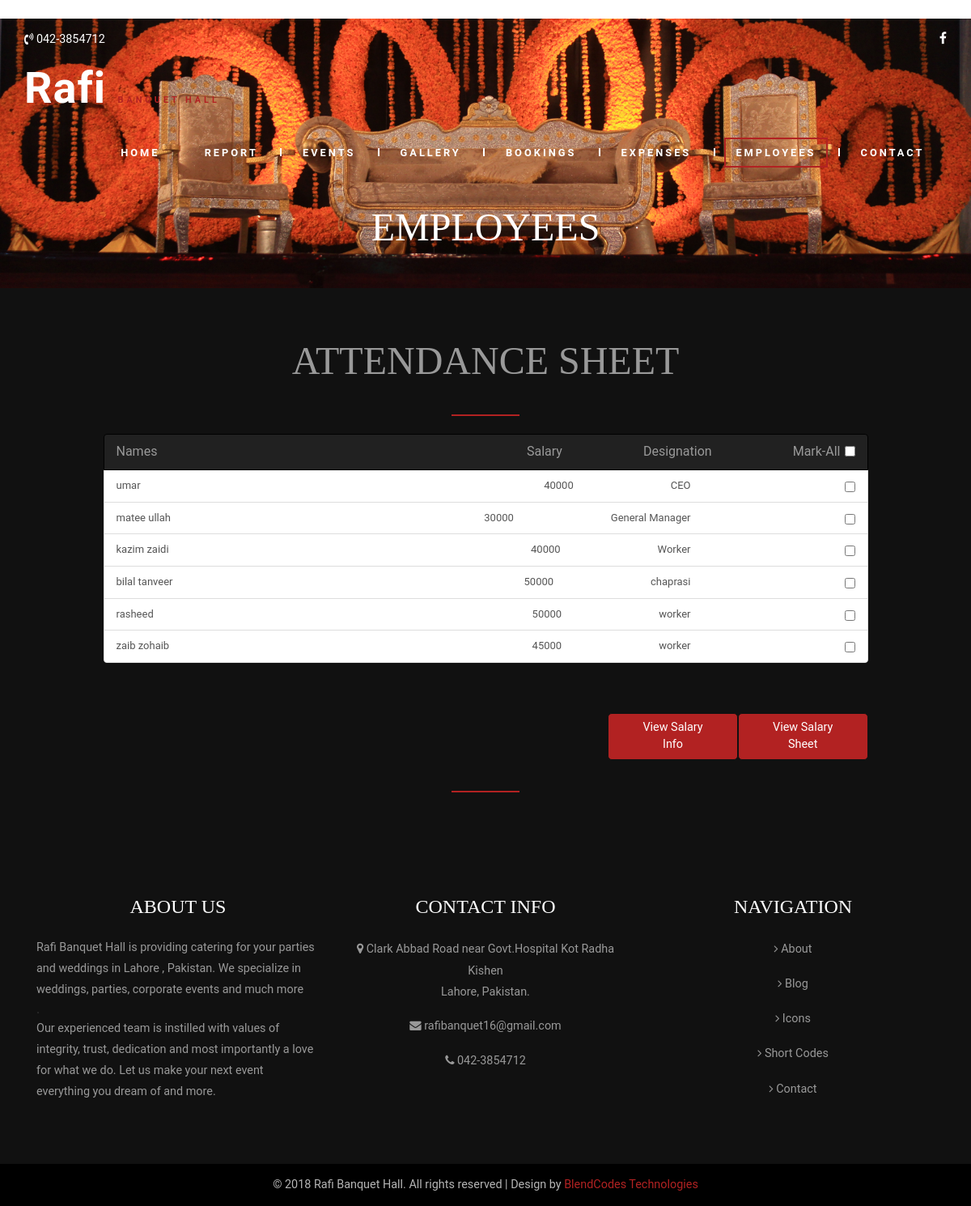
/realapp/employee/, run on the app's committed database.
### realapp/models.py (models this page shows, shortened)
class Employee(models.Model):
    emp_id=models.AutoField(primary_key=True)
    emp_name=models.CharField(max_length=264)
    emp_joindate=models.DateField()
    emp_salary=models.IntegerField()
    emp_status=models.CharField(max_length=30)
    emp_designation=models.CharField(max_length=100)

### realapp/views.py (the view)
def employee(request):
    object = Employee.objects.all()
    emp_list = []
    for emp in object:
        emp_list.append({'emp_id': emp.emp_id, 'emp_name': emp.emp_name, 'emp_joindate': emp.emp_joindate,
                         'emp_salary': emp.emp_salary, 'emp_status': emp.emp_status,
                         'emp_designation': emp.emp_designation})
    print('employee emp list', emp_list)
    return render(request, 'realapp/employee.html', {'emp_list': emp_list})

### templates/realapp/employee.html (shortened to what this page needs)
<!DOCTYPE html>
{% load staticfiles %}
<html lang="en">
    <head>
        <link href="{% static 'css/bootstrap.css' %}" rel="stylesheet" type="text/css" media="all" />
        <link rel="stylesheet" href="{% static 'css/style.css' %}" type="text/css" media="all" />
        <link rel="stylesheet" href="{% static 'css/employee.css' %}" type="text/css" media="all" />
        <link href="{% static 'css/font-awesome.css' %}" rel="stylesheet">
    </head>
    <body>
        <div class="banner-top jarallax">
            <div class="header-top">
                <div class="container">
                    <div class="header-top-grids">
                        <div class="header-top-left">
                            <p><i class="fa fa-volume-control-phone" aria-hidden="true"></i> 042-3854712</p>
                        </div>
                        <div class="header-top-right">
                            <div class="social-grids">
                                <ul>
                                    <li><a href="#"><i class="fa fa-facebook"></i></a></li>
                                </ul>
                            </div>
                            <div class="clearfix"> </div>
                        </div>
                        <div class="clearfix"> </div>
                    </div>
                </div>
            </div>
            <div class="head">
                <div class="container">
                    <div class="navbar-top">
                        <div class="navbar-header">
                            <div class="navbar-brand logo ">
                                <h1><a href="{% url 'index' %}">Rafi <span>Banquet Hall</span></a></h1>
                            </div>
                        </div>
                        <div class="collapse navbar-collapse" id="bs-example-navbar-collapse-1">
                            <ul class="nav navbar-nav link-effect-4">
                                <li class="first-list"><a href="{% url 'index' %}">Home</a> </li>
                                <li class="first-list"><a href="{% url 'realapp:ereport' %}">report</a> </li>
                                <li><a href="{% url 'realapp:Events' %}">Events</a></li>
                                <li><a href="{% url 'realapp:gallery' %}">Gallery</a></li>
                                <li><a href="{% url 'realapp:about' %}">Bookings</a> </li>
                                <li >
                                    <a href="{% url 'realapp:Gen_Expense' %}" >Expenses</a></li>
                                <li class="active"><a href="{% url 'realapp:employee' %}">Employees</a></li>
                                <li><a href="{% url 'realapp:contact' %}">Contact</a></li>
                            </ul>
                        </div>
                    </div>
                </div>
            </div>
            <div class="agileinfo-banner">
                <div class="container">
                    <h2>Employees</h2>
                </div>
            </div>
        </div>
        <div class="blog">
            <div class="heading-grid"><h3 style="color:#999;">Attendance Sheet</h3></div> <br>
            <div class="heading-border"></div><br>
            <div class="container">
                <div class="agile-blog-grids">
                    <div class="row">
                        <div class="col-sm-10 col-sm-offset-1">
                            <div class="list-group" id="list1">
                                <a href="#" class="list-group-item active" id="backcolor">Names<input title="toggle all" type="checkbox" class="all pull-right"><span class="pull-right markall">Mark-All</span><span class="pull-right" style="padding-right:100px" >Designation</span><span class="pull-right" style="padding-right:100px" >Salary</span></a>
                                {% for emp in emp_list %}
                                <a href="#" class="list-group-item record">{{emp.emp_name}} <input type="checkbox" class="pull-right" name="checkbox[]" value="{{emp.emp_id}}">
                                <span class="pull-right" style="padding-right:190px" >{{emp.emp_designation}}</span><span class="pull-right" style="padding-right:120px" >{{emp.emp_salary}}</span>
                                </a>
                                {% endfor %}
                            </div>
                            <a href="{% url 'realapp:salary' %}" ><button class="btn-block attendance-btn pull-right" style="width:17%;" >View Salary Sheet</button></a>
                            <a href="{% url 'realapp:salary2' %}" ><button class="btn-block attendance-btn pull-right" style="width:17%;" >View Salary Info</button></a>
                            <div class="clearfix"> </div>
                            <br><div class="clearfix"> </div>
                            <div class="heading-border"></div>
                        </div>
                    </div>
                </div>
            </div>
        </div>
        <div class="footer-bottom">
            <div class="container">
                <div class="footer_grids">
                    <div class="col-md-4 footer_grid">
                        <h3>About Us</h3>
                        <p>Rafi Banquet Hall is providing catering for your parties and weddings in Lahore , Pakistan. We specialize in weddings, parties, corporate events and much more</p>.
                        <p>Our experienced team is instilled with values of integrity, trust, dedication and most importantly a love for what we do. Let us make your next event everything you dream of and more.</p>
                    </div>
                    <div class="col-md-4 footer_grid">
                        <h3>Contact Info</h3>
                        <ul>
                            <li><i class="fa fa-map-marker" aria-hidden="true"></i> Clark Abbad Road near Govt.Hospital Kot Radha Kishen <span>Lahore, Pakistan.</span></li>
                            <li><i class="fa fa-envelope" aria-hidden="true"></i> <a href="mailto:rafibanquet16@gmail.com">rafibanquet16@gmail.com</a></li>
                            <li><i class="fa fa-phone" aria-hidden="true"></i> 042-3854712</li>
                        </ul>
                    </div>
                    <div class="col-md-4 footer_grid footer_grid1">
                        <h3>Navigation</h3>
                        <ul>
                            <li><i class="fa fa-angle-right" aria-hidden="true"></i> <a href="about.html">About</a></li>
                            <li><i class="fa fa-angle-right" aria-hidden="true"></i> <a href="blog.html">Blog</a></li>
                            <li><i class="fa fa-angle-right" aria-hidden="true"></i> <a href="icons.html">Icons</a></li>
                            <li><i class="fa fa-angle-right" aria-hidden="true"></i> <a href="codes.html">Short Codes</a></li>
                            <li><i class="fa fa-angle-right" aria-hidden="true"></i> <a href="gallery.html">Contact</a></li>
                        </ul>
                    </div>
                    <div class="clearfix"> </div>
                </div>
            </div>
        </div>
        <div class="copyright">
            <div class="container">
                <p>© 2018 Rafi Banquet Hall. All rights reserved | Design by <a href="www.blendcodes.com">BlendCodes Technologies</a></p>
            </div>
        </div>
    </body>
</html>

### static/css/style.css (style rules this page uses)
body a { transition: 0.5s all; -webkit-transition: 0.5s all; -o-transition: 0.5s all; -moz-transition: 0.5s all; -ms-transition: 0.5s all; }
html, body { font-size: 100%; font-family: 'Roboto', sans-serif; }
body { background:#FFF; }
.attendance-btn,.expense-form input[type="submit"] { outline: none; color: #FFFFFF; padding: 0.5em 2em; font-size: .9em; margin: 1em 0 0 0; -webkit-appearance: none; background: firebrick; border-radius: 5px; transition: 0.5s all; border: 1px solid #111; -webkit-transition: 0.5s all; transition: 0.5s all; -moz-transition: 0.5s all; }
.banner-top { background: url('../images/2.jpg') no-repeat 0px 0px; position: relative; background-size: cover; background-repeat: no-repeat; background-position: 50% 50%; }
.header-top { padding: 1em 0em; }
.header-top-left { float: left; width: 15%; }
.header-top-left p,.header-top-right-text p { color:#FFF; font-size:.9em; margin:0; }
.header-top-right { float: right; }
.social-grids { float: left; }
.social-grids { margin-left: 0; }
.social-grids ul { padding:0; margin:0; }
.social-grids ul li { display: inline-block; }
.social-grids ul li a { color: #FFFFFF; text-align: center; }
.logo h1 { margin: .1em 0 0 0; }
.logo h1 a { text-decoration: none; color: #ffffff; letter-spacing: 1px; font-size: 1.5em; font-weight: 600; }
.logo h1 a span { font-size: .2em; color: firebrick; font-family: 'Roboto', sans-serif; text-transform: uppercase; letter-spacing: 4px; margin: .5em 0 0 0; }
.navbar-brand { height: auto; padding: 0; font-size: 18px; line-height: 20px; }
.navbar-nav { float: right; margin-top: 2em; }
div#bs-example-navbar-collapse-1 { padding: 0; }
.navbar-nav li:after { content: ""; position: absolute; background: #FFFFFF; height: 10px; width: 2px; top: 13px; }
.navbar-nav li.first-list:after,ul.dropdown-menu li:after { background: none !important; width: 0px !important; }
ul.nav.navbar-nav li a { font-size: .8em; color: #FFF; margin: 0 1em; padding: .5em 1em; font-weight: 600; text-transform: uppercase; letter-spacing: 3px; border: solid 2px rgba(255, 255, 255, 0); }
ul.nav.navbar-nav li.active a { color: #FFF; background: none; border: solid 2px firebrick; }
.welcome,.why-choose,.agileinfo-dot,.news,.about-top,.wthree-dot,.team,.gallery,.blog,.contact-top { padding:3em 0; }
.heading-grid { text-align:center; }
.heading-grid h2,.heading-grid h3,.agileinfo-banner h2 { color: #212121; font-size: 3em; margin: 0; font-family: 'Droid Serif', serif; text-transform: uppercase; }
.heading-border { background: firebrick; height: 2px; width: 84px; margin: 1em auto 0; }
.jarallax { position: relative; background-size: cover; background-repeat: no-repeat; background-position: 50% 50%; }
.footer-bottom { padding: 4em 0; background: #111; }
.footer_grid h3 { font-size: 1.5em; color: #ffffff; margin: 0 0 1em; font-family: 'Droid Serif', serif; text-transform: uppercase; text-align: center; }
.footer_grid p { font-size:.9em; color:#999999; line-height:1.8em; margin:0; }
.footer_grid ul { margin:0; padding:0; text-align: center; }
.footer_grid ul li { list-style-type:none; color:#999999; font-size:.9em; margin-bottom: 1em; line-height: 1.8em; }
.footer_grid ul li i { line-height: 2em; }
.footer_grid ul li span { display:block; }
.footer_grid1 ul li { margin-bottom:1em; }
.footer_grid ul li a { color:#999; text-decoration:none; }
.copyright { padding:1em 0; background:#000000; }
.copyright p { color:#b5b5b5; font-size:.9em; margin:0; text-align:center; }
.copyright p a { color:firebrick; text-decoration:none; }
.agileinfo-banner { padding: 3em 0; text-align: center; }
.agileinfo-banner h2 { color: #FFFFFF; }
.list-group { margin-bottom: 48px; }

### static/css/employee.css (style rules this page uses)
.blog { padding: 4em 0; background:#111; }
.markall { margin-right: 5px; }
#backcolor { background: #212121; color: #999; border: solid 1px black; box-sizing: border-box; }
#list1 a.record { font-size: 13px; }

### data on the page
Employee: emp_name "umar", emp_designation "CEO"
Employee: emp_name "matee ullah", emp_designation "General Manager"
Employee: emp_name "kazim zaidi", emp_designation "Worker"
Employee: emp_name "bilal tanveer", emp_designation "chaprasi"
Employee: emp_name "rasheed", emp_designation "worker"
Employee: emp_name "zaib zohaib", emp_designation "worker"

### other printed values
{{ emp.emp_salary }} "40000" "30000" "40000" "50000" "50000" "45000"
